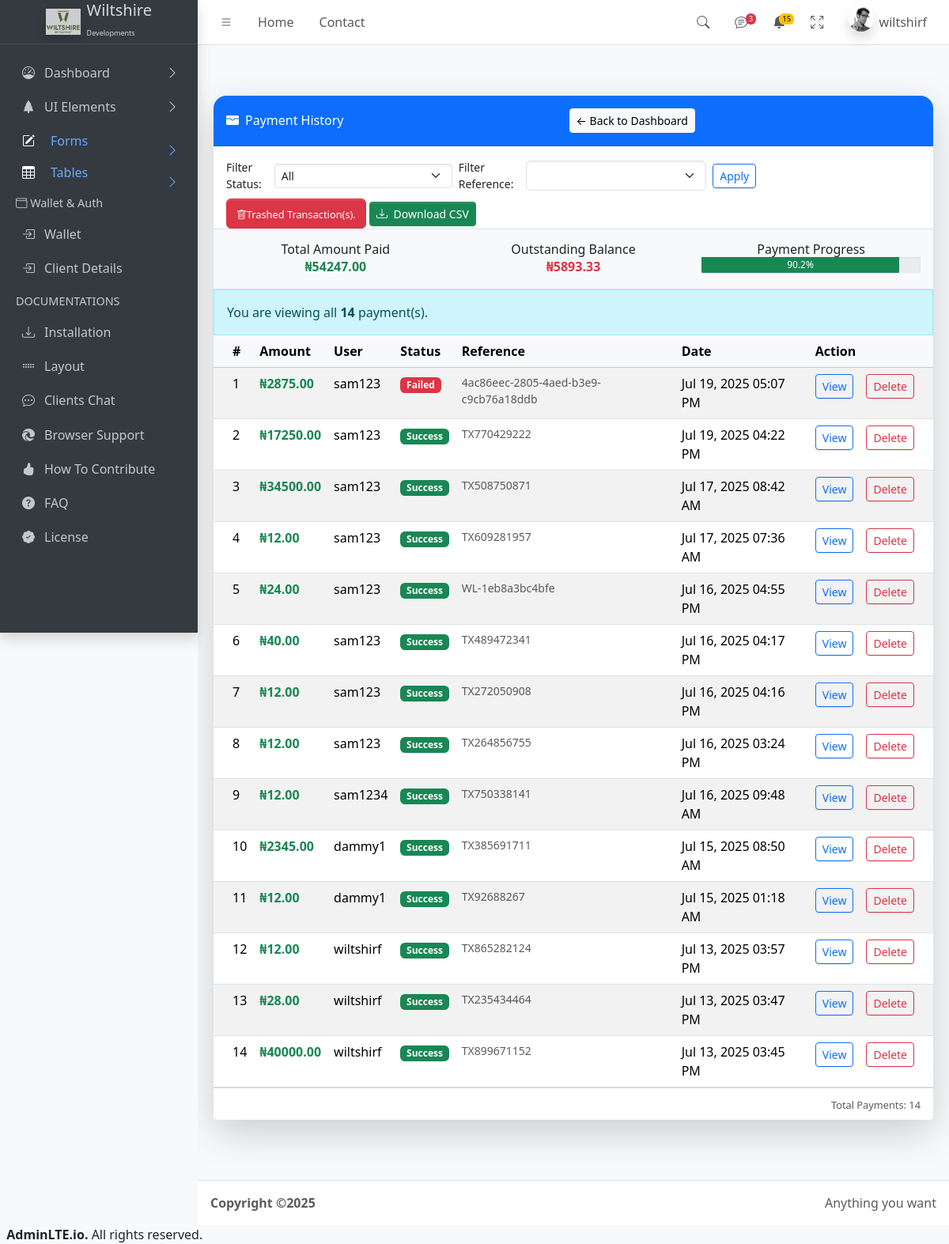
The app's page /Dashboard/payment-history/ (signed in), older data.
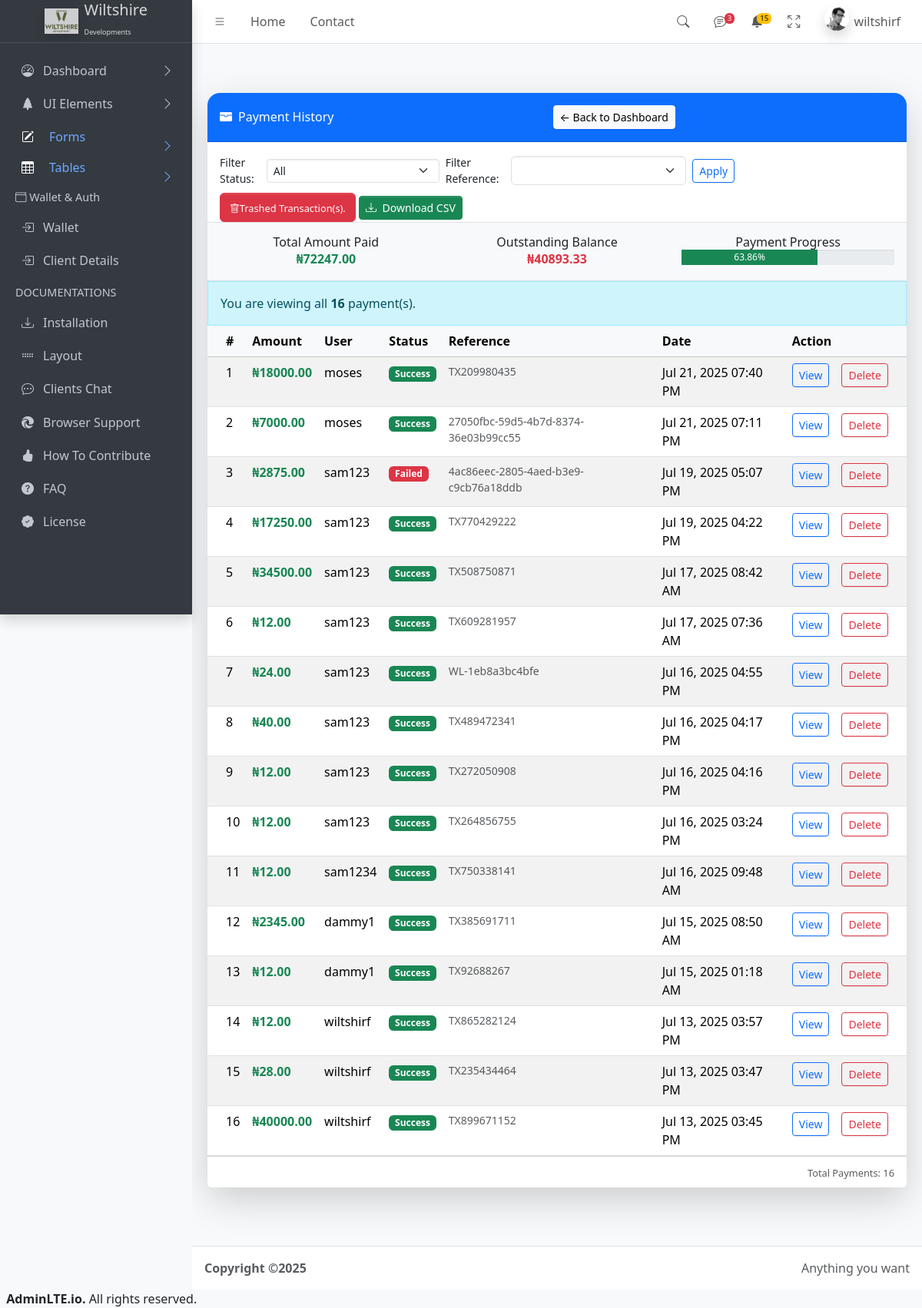
The same page, newer data.
### myapp/models.py (models this page shows, shortened)
class Transaction(models.Model):
    user = models.ForeignKey(User, on_delete=models.CASCADE)
    reference = models.CharField(max_length=100, unique=True)
    amount = models.DecimalField(max_digits=10, decimal_places=2)
    status = models.CharField(max_length=50)
    created_at = models.DateTimeField(auto_now_add=True)
    contract_file = models.FileField(upload_to='contracts/', null=True, blank=True)

### myapp/views.py (the view, shortened to what this page needs)
# urls.py: path('Dashboard/payment-history/', views.payment_history, name='payment_history'),
@login_required(login_url="LoginUser")
def payment_history(request):
    user = request.user
    is_client_user = is_client(user)
    is_admin_user = is_admin(user)
    status_filter = request.GET.get('status')
    reference_filter = request.GET.get('reference')
    queryset = Transaction.objects.all().order_by('-created_at') if is_admin_user else Transaction.objects.filter(user=user).order_by('-created_at')
    if status_filter:
        queryset = queryset.filter(status__iexact=status_filter)
    if reference_filter:
        queryset = queryset.filter(reference__iexact=reference_filter)
    if is_admin_user:
        total_paid = PurchasedProduct.objects.aggregate(total=Sum('deposit'))['total'] or 0
        total_balance = PurchasedProduct.objects.aggregate(total=Sum('to_balance'))['total'] or 0
    else:
        total_paid = PurchasedProduct.objects.filter(user=user).aggregate(total=Sum('deposit'))['total'] or 0
        total_balance = PurchasedProduct.objects.filter(user=user).aggregate(total=Sum('to_balance'))['total'] or 0
    for tx in queryset:
        products = tx.products.all()  # thanks to related_name='products'
        if products.exists():
            product = products.first()
            deposit = product.deposit if product.deposit is not None else 0
            balance = product.to_balance if product.to_balance is not None else 0
            tx.description = f"{product.title} | Deposit: ₦{deposit:,.2f} | Balance: ₦{balance:,.2f}"
        else:
            tx.description = "No product attached"
    payment_progress = 0
    total_price = total_paid + total_balance
    if total_price > 0:
        payment_progress = round((total_paid / total_price) * 100, 2)
    context = {
        'all_payments': queryset,
        'payment_count': queryset.count(),
        'is_admin': is_admin_user,
        'is_client': is_client_user,
        'status_filter': status_filter,
        'total_paid': total_paid,
        'total_balance': total_balance,
        'payment_progress': payment_progress,
    }
    return render(request, 'Dashboard/payment_history.html', context)

### myapp/context_processors.py (called while the page is built)
def user_info(request):
    if request.user.is_authenticated:
        return {
            'user_username': request.user.username,
        }
    return {}

### myapp/utils.py (called while the page is built)
def is_client(user):
    return user.groups.filter(name='client').exists()

### myapp/views.py (called while the page is built)
def is_admin(user):
    return user.is_staff or user.is_superuser

### myapp/templates/Dashboard/payment_history.html (shortened to what the changed rows need)
{% load static %}
{% include 'Dashboard/header.html' %}
<main class="app-main">
  <div class="app-content-header">
    <div class="container my-5">
      <div class="card shadow-lg border-0 rounded-4">
        {% if all_payments %}
        <div class="p-3 border-top border-bottom bg-light">
          <div class="row text-center">
            <div class="col-md-4">
              <h6>Total Amount Paid</h6>
              <p class="fw-bold text-success mb-0">₦{{ total_paid|floatformat:2 }}</p>
            </div>
            <div class="col-md-4">
              <h6>Outstanding Balance</h6>
              <p class="fw-bold text-danger mb-0">₦{{ total_balance|floatformat:2 }}</p>
            </div>
            <div class="col-md-4">
              <h6>Payment Progress</h6>
              <div class="progress" style="height: 20px;">
                <div class="progress-bar bg-success" role="progressbar" style="width: {{ payment_progress }}%;" aria-valuenow="{{ payment_progress }}" aria-valuemin="0" aria-valuemax="100">
                  {{ payment_progress }}%
                </div>
              </div>
            </div>
          </div>
        </div>
        {% endif %}
        <div class="card-body p-0">
          {% if all_payments %}
            {% if is_admin %}
              <div class="alert alert-info rounded-0 mb-0">You are viewing all <strong>{{ payment_count }}</strong> payment(s).
              </div>
            {% elif is_client %}
              <div class="alert alert-info rounded-0 mb-0">You are viewing your <strong>{{ payment_count }}</strong> payment(s).</div>
            {% endif %}
            <div class="table-responsive">
              <table class="table table-hover table-striped mb-0">
                <thead class="table-light">
                  <tr>
                    <th>#</th>
                    <th>Amount</th>
                    {% if is_admin %}<th>User</th>{% endif %}
                    <th>Status</th>
                    <th>Reference</th>
                    <th>Date</th>
                    <th colspan="2">Action</th>
                  </tr>
                </thead>
                <tbody>
                  {% for payment in all_payments %}
                  <tr>
                    <td>{{ forloop.counter }}</td>
                    <td class="text-success fw-bold">₦{{ payment.amount|floatformat:2 }}</td>
                    {% if is_admin %}<td>{{ payment.user.username }}</td>{% endif %}
                    <td>
                      {% if payment.status == 'success' %}
                        <span class="badge bg-success">Success</span>
                      {% elif payment.status == 'Pending' %}
                        <span class="badge bg-warning text-dark">Pending</span>
                      {% else %}
                        <span class="badge bg-danger">Failed</span>
                      {% endif %}
                    </td>
                    <td class="small text-muted">{{ payment.reference|default:"N/A" }}</td>
                    <td>{{ payment.created_at|date:"M d, Y h:i A" }}</td>
                    <td>
                      <button type="button" class="btn btn-outline-primary btn-sm" data-bs-toggle="modal" data-bs-target="#viewModal{{ payment.id }}">
                        View
                      </button>
                    </td>
                    <td>
                      <form method="post" action="{% url 'delete_payment' payment.id %}" onsubmit="return confirm('Are you sure you want to delete this payment?');">
                        <button type="submit" class="btn btn-outline-danger btn-sm">Delete</button>
                      </form>
                    </td>
                  </tr>
                  {% endfor %}
                </tbody>
              </table>
            </div>
          {% else %}
            <div class="p-4 text-center text-muted">
              <i class="bi bi-exclamation-circle fs-1 mb-3"></i>
              <p>No payment history available yet.</p>
            </div>
          {% endif %}
        </div>
        <div class="card-footer text-end bg-white">
          <small class="text-muted">Total Payments: {{ payment_count }}</small>
        </div>
      </div>
    </div>
  </div>
</main>
{% include 'Dashboard/footer.html' %}

Row changes from the older to the newer data that the page shows:
added Transaction: amount "18000.00", user.username "moses", status "Success", reference "TX209980435", created_at "Jul 21, 2025 07:40 PM"
added Transaction: amount "7000.00", user.username "moses", status "Success", reference "27050fbc-59d5-4b7d-8374-36e03b99cc55", created_at "Jul 21, 2025 07:11 PM"
Text that changed along with them:
{{ total_paid|floatformat:2 }}: "54247.00" → "72247.00"
{{ total_balance|floatformat:2 }}: "5893.33" → "40893.33"
{{ payment_progress }}: 90.2 → 63.86 (drawn)
{{ payment_progress }}: "90.2" → "63.86"
{{ payment_count }}: "14" → "16"
